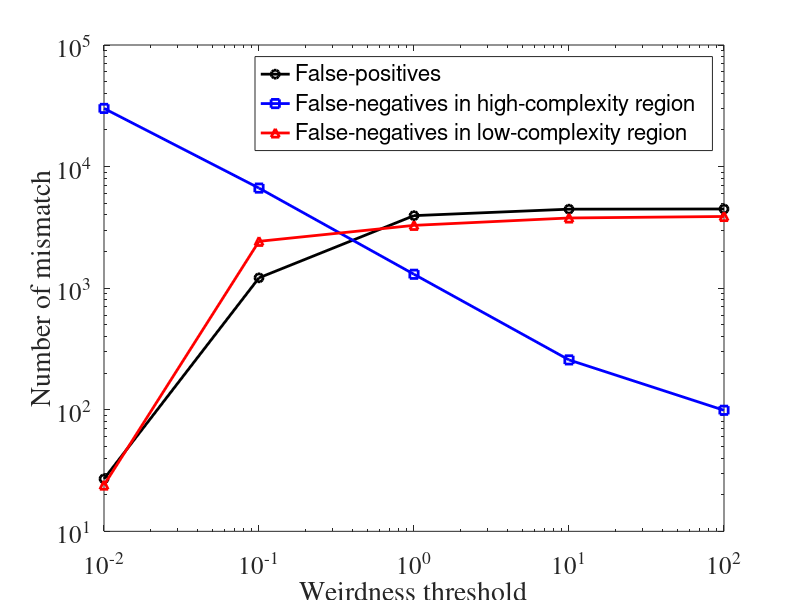

Reproduce this figure in MATLAB.
% PLOTLETORRESULTS Plots the results of the Letor experiments

data = load('accuracies.txt');

partitions = data(:,1);
false_pos = data(:,2);
false_neg_high = data(:,4);
false_neg_low = data(:,5);

linewidth = 2
h_pos = loglog(partitions, false_pos, 'ko-');
hold on;
h_pos = plot(partitions, false_pos, 'ko-' );
h_neg_high = plot(partitions, false_neg_high, 'bs-');
h_neg_low = plot(partitions, false_neg_low, 'r^-');
set(h_pos, 'linewidth', linewidth);
set(h_neg_high, 'linewidth', linewidth);
set(h_neg_low, 'linewidth', linewidth);

set(gca, 'fontname', 'times', 'fontsize', 18);
h = xlabel('Weirdness threshold');
set(h, 'fontname', 'times', 'fontsize', 20);
h = ylabel('Number of mismatch');
set(h, 'fontname', 'times', 'fontsize', 20);
legend([h_pos, h_neg_high, h_neg_low], 'False-positives', 'False-negatives in high-complexity region', 'False-negatives in low-complexity region', 'location', 'northeast');
print -depsc2 AccuracyCompare.eps;
